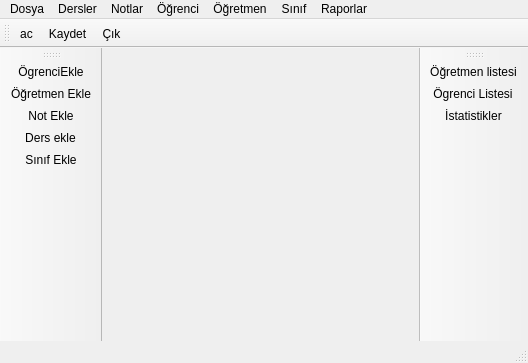
<?xml version="1.0" encoding="UTF-8"?>
<ui version="4.0">
 <class>Ana_Pencere</class>
 <widget class="QMainWindow" name="Ana_Pencere">
  <property name="geometry">
   <rect>
    <x>0</x>
    <y>0</y>
    <width>528</width>
    <height>363</height>
   </rect>
  </property>
  <property name="minimumSize">
   <size>
    <width>528</width>
    <height>363</height>
   </size>
  </property>
  <property name="mouseTracking">
   <bool>false</bool>
  </property>
  <property name="windowTitle">
   <string>Ana_Pencere</string>
  </property>
  <property name="toolTip">
   <string>sadoramo</string>
  </property>
  <widget class="QWidget" name="centralwidget"/>
  <widget class="QMenuBar" name="menubar">
   <property name="geometry">
    <rect>
     <x>0</x>
     <y>0</y>
     <width>528</width>
     <height>20</height>
    </rect>
   </property>
   <widget class="QMenu" name="menudosya">
    <property name="title">
     <string>Dosya</string>
    </property>
    <addaction name="actionkaydet"/>
    <addaction name="actioncik"/>
   </widget>
   <widget class="QMenu" name="menudersler">
    <property name="title">
     <string>Dersler</string>
    </property>
    <addaction name="actionDers_ekle"/>
   </widget>
   <widget class="QMenu" name="menunolar">
    <property name="title">
     <string>Notlar</string>
    </property>
    <addaction name="actionnotEkle"/>
   </widget>
   <widget class="QMenu" name="menu_renci">
    <property name="title">
     <string>Öğrenci</string>
    </property>
    <addaction name="actionOgrenciEkle"/>
    <addaction name="actionOgrenci_Listesi"/>
   </widget>
   <widget class="QMenu" name="menuogrenci">
    <property name="title">
     <string>Öğretmen</string>
    </property>
    <addaction name="actionogretmenEkle"/>
    <addaction name="actionogretmen_listesi"/>
   </widget>
   <widget class="QMenu" name="menus_n_f">
    <property name="title">
     <string>Sınıf</string>
    </property>
    <addaction name="actionsinifEkle"/>
   </widget>
   <widget class="QMenu" name="menuraporlar">
    <property name="title">
     <string>Raporlar</string>
    </property>
    <addaction name="actionistatistikler"/>
   </widget>
   <addaction name="menudosya"/>
   <addaction name="menudersler"/>
   <addaction name="menunolar"/>
   <addaction name="menu_renci"/>
   <addaction name="menuogrenci"/>
   <addaction name="menus_n_f"/>
   <addaction name="menuraporlar"/>
  </widget>
  <widget class="QStatusBar" name="statusbar"/>
  <widget class="QToolBar" name="toolBar">
   <property name="windowTitle">
    <string>toolBar</string>
   </property>
   <attribute name="toolBarArea">
    <enum>TopToolBarArea</enum>
   </attribute>
   <attribute name="toolBarBreak">
    <bool>false</bool>
   </attribute>
   <addaction name="actionac"/>
   <addaction name="actionkaydet"/>
   <addaction name="actioncik"/>
  </widget>
  <widget class="QToolBar" name="toolBar_2">
   <property name="enabled">
    <bool>true</bool>
   </property>
   <property name="maximumSize">
    <size>
     <width>16777215</width>
     <height>16777215</height>
    </size>
   </property>
   <property name="windowTitle">
    <string>toolBar_2</string>
   </property>
   <attribute name="toolBarArea">
    <enum>LeftToolBarArea</enum>
   </attribute>
   <attribute name="toolBarBreak">
    <bool>false</bool>
   </attribute>
   <addaction name="actionOgrenciEkle"/>
   <addaction name="actionogretmenEkle"/>
   <addaction name="actionnotEkle"/>
   <addaction name="actionDers_ekle"/>
   <addaction name="actionsinifEkle"/>
  </widget>
  <widget class="QToolBar" name="toolBar_3">
   <property name="windowTitle">
    <string>toolBar_3</string>
   </property>
   <attribute name="toolBarArea">
    <enum>RightToolBarArea</enum>
   </attribute>
   <attribute name="toolBarBreak">
    <bool>false</bool>
   </attribute>
   <addaction name="actionogretmen_listesi"/>
   <addaction name="actionOgrenci_Listesi"/>
   <addaction name="actionistatistikler"/>
  </widget>
  <action name="actionac">
   <property name="icon">
    <iconset resource="kaynaklar.qrc">
     <normaloff>:/resimler/resimler/3d bar chart.png</normaloff>:/resimler/resimler/3d bar chart.png</iconset>
   </property>
   <property name="text">
    <string>ac</string>
   </property>
  </action>
  <action name="actionkaydet">
   <property name="icon">
    <iconset>
     <normaloff>../../simgeler/IconSet4/CD_add.png</normaloff>../../simgeler/IconSet4/CD_add.png</iconset>
   </property>
   <property name="text">
    <string>Kaydet</string>
   </property>
  </action>
  <action name="actioncik">
   <property name="icon">
    <iconset resource="kaynaklar.qrc">
     <normaloff>:/resimler/cık.png</normaloff>:/resimler/cık.png</iconset>
   </property>
   <property name="text">
    <string>Çık</string>
   </property>
  </action>
  <action name="actionOgrenciEkle">
   <property name="icon">
    <iconset resource="kaynaklar.qrc">
     <normaloff>:/resimler/resimler/resimler</normaloff>:/resimler/resimler/resimler</iconset>
   </property>
   <property name="text">
    <string>ÖgrenciEkle</string>
   </property>
  </action>
  <action name="actiondersEkle">
   <property name="icon">
    <iconset resource="kaynaklar.qrc">
     <normaloff>:/resimler/resimler/book_add.png</normaloff>:/resimler/resimler/book_add.png</iconset>
   </property>
   <property name="text">
    <string>ders ekle</string>
   </property>
  </action>
  <action name="actionnotEkle">
   <property name="icon">
    <iconset resource="kaynaklar.qrc">
     <normaloff>:/resimler/resimler/access_imports.png</normaloff>:/resimler/resimler/access_imports.png</iconset>
   </property>
   <property name="text">
    <string>Not Ekle</string>
   </property>
  </action>
  <action name="actionogretmenEkle">
   <property name="checkable">
    <bool>false</bool>
   </property>
   <property name="icon">
    <iconset resource="kaynaklar.qrc">
     <normaloff>:/resimler/resimler/contact-new.png</normaloff>:/resimler/resimler/contact-new.png</iconset>
   </property>
   <property name="text">
    <string>Öğretmen Ekle</string>
   </property>
  </action>
  <action name="actionsinifEkle">
   <property name="icon">
    <iconset resource="kaynaklar.qrc">
     <normaloff>:/resimler/resimler/account_menu.png</normaloff>:/resimler/resimler/account_menu.png</iconset>
   </property>
   <property name="text">
    <string>Sınıf Ekle</string>
   </property>
  </action>
  <action name="actionogretmen_listesi">
   <property name="icon">
    <iconset>
     <normaloff>../../simgeler/IconSet1/iconpool/table.png</normaloff>../../simgeler/IconSet1/iconpool/table.png</iconset>
   </property>
   <property name="text">
    <string>Öğretmen listesi</string>
   </property>
  </action>
  <action name="actionOgrenci_Listesi">
   <property name="icon">
    <iconset>
     <normaloff>../../simgeler/IconSet1/iconpool/table_merge_cells.png</normaloff>../../simgeler/IconSet1/iconpool/table_merge_cells.png</iconset>
   </property>
   <property name="text">
    <string>Ögrenci Listesi</string>
   </property>
  </action>
  <action name="actionsinif_listesi">
   <property name="icon">
    <iconset>
     <normaloff>../../simgeler/IconSet1/iconpool/table_merge_cells.png</normaloff>../../simgeler/IconSet1/iconpool/table_merge_cells.png</iconset>
   </property>
   <property name="text">
    <string>sinif listesi</string>
   </property>
  </action>
  <action name="actionDers_ekle">
   <property name="icon">
    <iconset resource="kaynaklar.qrc">
     <normaloff>:/resimler/resimler/book_add.png</normaloff>:/resimler/resimler/book_add.png</iconset>
   </property>
   <property name="text">
    <string>Ders ekle</string>
   </property>
  </action>
  <action name="actionistatistikler">
   <property name="icon">
    <iconset resource="kaynaklar.qrc">
     <normaloff>:/resimler/resimler/3d bar chart.png</normaloff>:/resimler/resimler/3d bar chart.png</iconset>
   </property>
   <property name="text">
    <string>İstatistikler</string>
   </property>
  </action>
 </widget>
 <resources>
  <include location="kaynaklar.qrc"/>
 </resources>
 <connections>
  <connection>
   <sender>actioncik</sender>
   <signal>triggered()</signal>
   <receiver>Ana_Pencere</receiver>
   <slot>close()</slot>
   <hints>
    <hint type="sourcelabel">
     <x>-1</x>
     <y>-1</y>
    </hint>
    <hint type="destinationlabel">
     <x>195</x>
     <y>127</y>
    </hint>
   </hints>
  </connection>
 </connections>
</ui>
